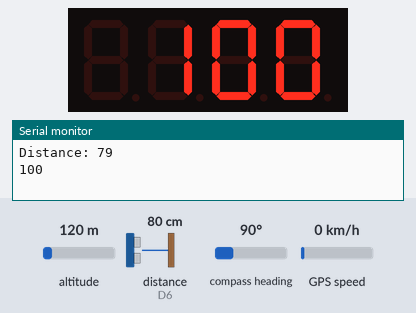
This sketch was run on a simulated ESP8266 (NodeMCU). Parts: 4-digit seven-segment display, the last lines printed to the serial monitor. Wiring (inferred from the names in the program): ultrasonic range finder: trigger D5; echo D6. The test bench sets the inputs (shaded band); at power-on: distance to the obstacle (sensor on D6) 80 cm, altitude 120 m, compass heading 90°, GPS speed 0 km/h. The echo pulse lasts 58.3 µs per cm; WiFi joins after 1.5 s; servers stay silent unless stated; the GPS gets a fix after 3 s at 37.7749, -122.4194 with 8 satellites.

Above: at 3.0 s.
3.1 s: distance to the obstacle (sensor on D6) set to 5 cm
At 5.7 s:
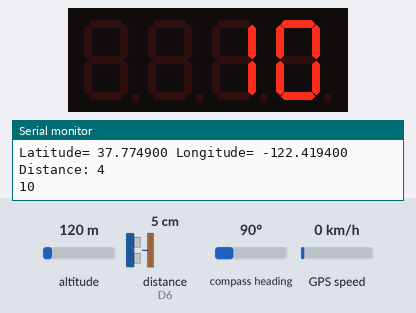
6.5 s: distance to the obstacle (sensor on D6) set to 2 cm
At 8.8 s:
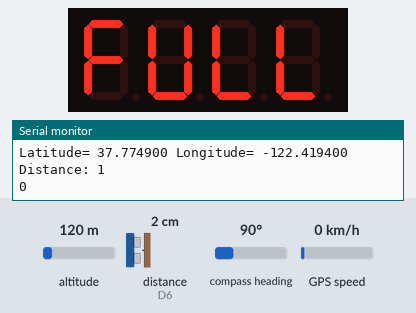
9.6 s: distance to the obstacle (sensor on D6) set to 9 cm
At 12.2 s:
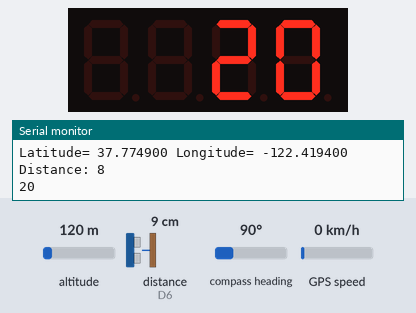
Timing chart, 0 to 13.7 s (numbered marks = the images above; inputs shaded):
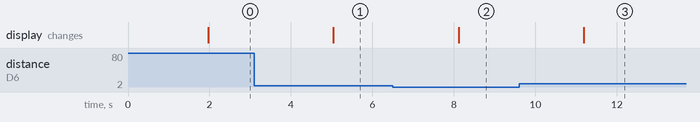

The sketch:

dustbin.ino
```cpp
#include <SoftwareSerial.h>
#include <Wire.h>
#define BLYNK_PRINT Serial
#include <ESP8266WiFi.h>
#include <BlynkSimpleEsp8266.h>
//#define MQ3 D4
#include <TM1637Display.h>
#include <TinyGPS++.h>
float lattitude,longitude;
SoftwareSerial gpsSerial(4,5);//rx,tx
TinyGPSPlus gps;// create gps object


#define CLK D3
#define DIO D0

#define TEST_DELAY   2000


TM1637Display display(CLK, DIO);


const uint8_t SEG_DONE[] = {
  SEG_A | SEG_F | SEG_E| SEG_G,           // F
  SEG_B | SEG_C | SEG_D | SEG_E | SEG_F,   // U
  SEG_F | SEG_E | SEG_D,                           // L
  SEG_F | SEG_E | SEG_D            // L
  };


char auth[] = "U_oLaPukkdhJdjTOa78b8yDBntBUp_3K";//Enter your Auth token
char ssid[] = "Nothing Phone_1";//Enter your WIFI name
char pass[] = "sam12345";//Enter your WIFI password

BlynkTimer timer;

const int trigPin = D5;
const int echoPin = D6;

long duration;
int distance;
int a;
void dustbin_space() {


digitalWrite(trigPin, LOW);
delayMicroseconds(2);

// Sets the trigPin on HIGH state for 10 micro seconds
digitalWrite(trigPin, HIGH);
delayMicroseconds(5);
digitalWrite(trigPin, LOW);

// Reads the echoPin, returns the sound wave travel time in microseconds
duration = pulseIn(echoPin, HIGH);

distance= duration*0.034/2;
Serial.print("Distance: ");
Serial.println(distance);

if(distance>=30)
{a=100;}

if(distance<30 && distance>27 )
{a=90;}

if(distance<27 && distance>24 )
{a=80;}

if(distance<24 && distance>21 )
{a=70;}

if(distance<21 && distance>18 )
{a=60;}

if(distance<18 && distance>15 )
{a=50;}

if(distance<15 && distance>12 )
{a=40;}

if(distance<12 && distance>9 )
{a=30;}

if(distance<9 && distance>6 )
{a=20;}

if(distance<6 && distance>3 )
{a=10;}

if(distance<3 )
{a=0;
Blynk.logEvent("dustbin_alert" , "Dustbin has been full please replace with vacant one");
}


  uint8_t data[] = { 0x0, 0x0, 0x0, 0x0 };
  display.setSegments(data);


  display.setSegments(data);
display.showNumberDec(a);
if(a<5)
{
  display.setSegments(SEG_DONE);

  }

  distance = map(distance, 0, 1023, 0, 100);
  Blynk.virtualWrite(V0, a);
  Serial.println(a);
  delay(1000);


}

/*void Mq3sensor() {
 bool value = digitalRead(MQ3);
 if (value == 0) {
    WidgetLED LED(V4);
    LED.on();


  Blynk.logEvent("stench_alert" , "Too much Smell");


  } else {
    WidgetLED LED(V4);
    LED.off();


  }

}*/

void setup() {
  display.setBrightness(0x0f);
  Serial.begin(115200);
  gpsSerial.begin(9600); // connect gps sensor
  Wire.begin(D2, D1);
 // pinMode(MQ3, INPUT);
  pinMode(trigPin, OUTPUT); // Sets the trigPin as an Output
pinMode(echoPin, INPUT); // Sets the echoPin as an Input

 Blynk.begin(auth, ssid, pass, "blynk.cloud", 80);
  timer.setInterval(100L, dustbin_space);
 // timer.setInterval(100L, Mq3sensor);
  timer.setInterval(100L, SendMessage);

}
void loop() {


  Blynk.run();
  timer.run();
}

void SendMessage()
{


       boolean newData = false;

  for (unsigned long start = millis(); millis() - start < 2000;)

       {
         while (gpsSerial.available() > 0)
         {
                 if (gps.encode(gpsSerial.read()))
                        {newData = true;}
         }
       }


   if(newData)
  {
     Serial.print("Latitude= ");
    Serial.print(gps.location.lat(), 6);
    Serial.print(" Longitude= ");
    Serial.println(gps.location.lng(), 6);
    newData = false;

   lattitude=gps.location.lat();
   longitude=gps.location.lng();
    Blynk.virtualWrite(V6, lattitude);
    Blynk.virtualWrite(V5,longitude );

}}
```

Measured:
- the behaviour switches between 4 and 3 cm on distance to the obstacle (sensor on D6) (found by bisection; images 1 and 2)
- after the input at 3.1 s, the display: changes after 1.9 s (image 1)
- after the input at 6.5 s, the display: changes after 1.6 s (image 2)
- after the input at 9.6 s, the display: changes after 1.6 s (image 3)
